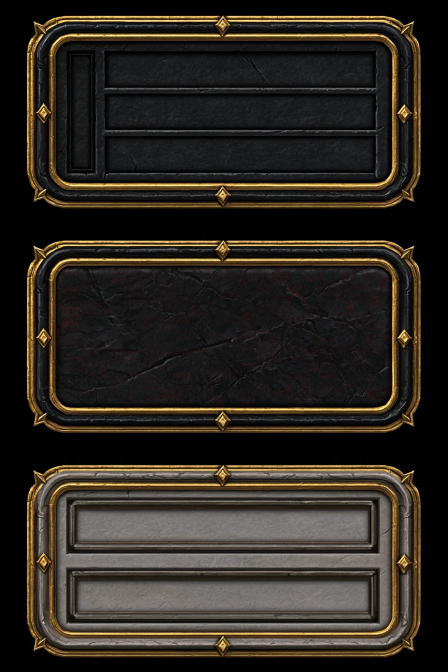
#> input picture branding/art/statusbar-mj.webp, 896 x 1344 px (shown at 1/2 size)
$ python make_compactbar.py
#> lines starting #> are read from the running program, lines starting #| are printed output that depends on the picture
"""Frames for the compact health bars (src/ClassicUO.Client/IEX/IexHealthBar.cs), from the
same Midjourney art as the old-style bars (statusbar-mj.webp), at the old bars' scale.

Each frame is 125x61: the stone band with its gold trim, corner studs and the four centre
studs, around a plain dark stone middle. The client stretches it to any size: corners and
studs keep their shape, the stretches between them grow (IexHealthBar.FrameArt).
  middle (inside the inner gold line): x 9..115, y 7..52

  compactbar          your bar, black stone
  compactbar-war      your bar in war mode, red stone
  compactbar-other    others, grey stone (plus a copy per notoriety, stone coloured)

    python make_compactbar.py
"""
import gzip
import os
from collections import deque

from PIL import Image

HERE = os.path.dirname(os.path.abspath(__file__))
SRC = Image.open(os.path.join(HERE, 'statusbar-mj.webp')).convert('RGB')
#> SRC is the input picture: PIL image 896x1344 RGB; mean R, G, B 45.1, 39.6, 32.2
SIZE = (125, 61)
INNER = (9, 7, 116, 53)  # the middle, x0, y0, x1, y1 (exclusive)


def bar(y):
#> called with y = 481
    return SRC.crop((54, y, 841, y + 385)).resize(SIZE, Image.LANCZOS)
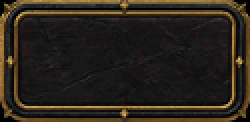
#> returned value: PIL image 125x61 RGB (shown 2 times larger); mean R, G, B 42.4, 35.6, 27.1


def lum(c):
    return 0.299 * c[0] + 0.587 * c[1] + 0.114 * c[2]


def is_gold(c):
    return max(c[:3]) - min(c[:3]) > 38 and c[0] > c[1] > c[2]


def key_outside(img, threshold=16):
    """Near-black reaching the edge (the rounded corners' background) becomes transparent."""
#> called with threshold = 16
    img = img.convert('RGBA')
    p = img.load()
    w, h = img.size
#> w = 125; h = 61
    seen = set()
    q = deque((x, y) for x in range(w) for y in (0, h - 1))
    q.extend((x, y) for y in range(h) for x in (0, w - 1))
    while q:
        x, y = q.popleft()
        if (x, y) in seen or not (0 <= x < w and 0 <= y < h):
            continue
        seen.add((x, y))
        c = p[x, y]
        if lum(c) > threshold:
            continue
        p[x, y] = (0, 0, 0, 0)
        q.extend(((x + 1, y), (x - 1, y), (x, y + 1), (x, y - 1)))
#> this loop made 776 passes
#> (x, y, c) on passes 18 to 20: (8, 60, (21, 17, 9, 255)), (9, 0, (135, 113, 73, 255)), (9, 60, (49, 37, 17, 255))
#> after the loop, seen = 455 items
    return img


def in_middle(x, y):
    return INNER[0] <= x < INNER[2] and INNER[1] <= y < INNER[3]


def recolor(img, color, gain=1.15):
    """The band's stone takes a colour (by its brightness); gold trim and the middle stay."""
    out = img.copy()
    p = out.load()
    for y in range(out.height):
        for x in range(out.width):
            c = p[x, y]
            if c[3] == 0 or is_gold(c) or in_middle(x, y):
                continue
            v = lum(c) / 255
            p[x, y] = tuple(min(255, int(k * v * gain)) for k in color) + (255,)
    return out


def quant15(img):
    p = img.load()
    for y in range(img.height):
        for x in range(img.width):
            r, g, b, a = p[x, y]
            p[x, y] = (r & 0xF8, g & 0xF8, b & 0xF8, a)
    return img


NOTORIETY = {  # as make_status.py
    'innocent': (90, 140, 255),
    'ally': (90, 220, 110),
    'enemy': (255, 150, 60),
    'murderer': (255, 70, 60),
    'invulnerable': (255, 225, 70),
}


def save_raw(img, name):
    with gzip.open(os.path.join(HERE, name + '.rgba.gz'), 'wb') as f:
        f.write(img.tobytes())


if __name__ == '__main__':
    dark = key_outside(bar(481))   # black stone, plain middle
    grey = key_outside(bar(930))   # grey stone (its middle has slots)
#> call 2 of bar, with y = 930
#> in bar (call 2), `return SRC.crop((54, y, 841, y + 385)).resize(SIZE, Image.LANCZOS)`:
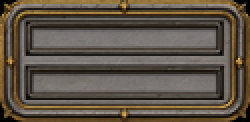
#> returned value: PIL image 125x61 RGB (shown 2 times larger); mean R, G, B 93.6, 83.6, 71.2
#> the loop in key_outside (call 2), `while q:` made 776 passes
#> (x, y, c) on passes 1 to 3: (0, 0, (0, 0, 0, 255)), (0, 60, (1, 1, 1, 255)), (1, 0, (0, 0, 0, 255))

    # the grey frame gets the black frame's plain middle
    gp, dp = grey.load(), dark.load()
    for y in range(SIZE[1]):
        for x in range(SIZE[0]):
            if in_middle(x, y):
                gp[x, y] = dp[x, y]

    out = {
        'compactbar': dark,
        'compactbar-war': recolor(dark, (255, 72, 70), gain=1.3),
        'compactbar-other': grey,
    }
    for n, c in NOTORIETY.items():
        out['compactbar-' + n] = recolor(grey, c)
#> this loop made 5 passes
#> pass 1, in recolor (call 2), `out = img.copy()`:
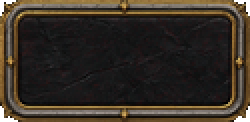
#> out: PIL image 125x61 RGBA (shown 2 times larger); mean R, G, B, A 51.4, 43.6, 34.3, 251.6; transparent parts drawn white
#> after the loop, out = 8 items

    for n, im in out.items():
        save_raw(quant15(im), n)
        im.resize((im.width * 4, im.height * 4), Image.NEAREST).save(os.path.join(HERE, n + '-raw.png'))
#> this loop made 8 passes
#> n on passes 1 to 8: 'compactbar', 'compactbar-war', 'compactbar-other', 'compactbar-innocent', 'compactbar-ally', 'compactbar-enemy', 'compactbar-murderer', 'compactbar-invulnerable'
#> pass 1, `im.resize((im.width * 4, im.height * 4), Image.NEAREST).save(os.path.j..`:
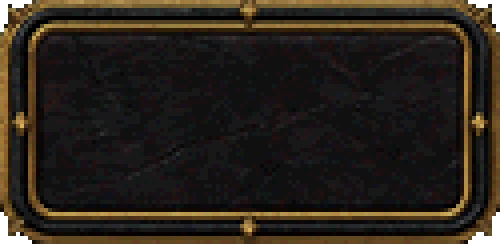
#> saved as compactbar-raw.png: PIL image 500x244 RGBA; mean R, G, B, A 39, 32.1, 23.6, 251.6; transparent parts drawn white
#> pass 2, `im.resize((im.width * 4, im.height * 4), Image.NEAREST).save(os.path.j..`:
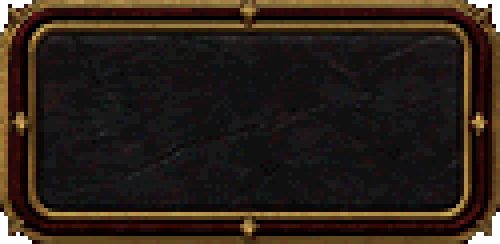
#> saved as compactbar-war-raw.png: PIL image 500x244 RGBA; mean R, G, B, A 39.9, 29.5, 21.2, 251.6; transparent parts drawn white
    print('ok')

$ run again, with branding/art/paperdoll-dark-mj.webp copied over branding/art/statusbar-mj.webp
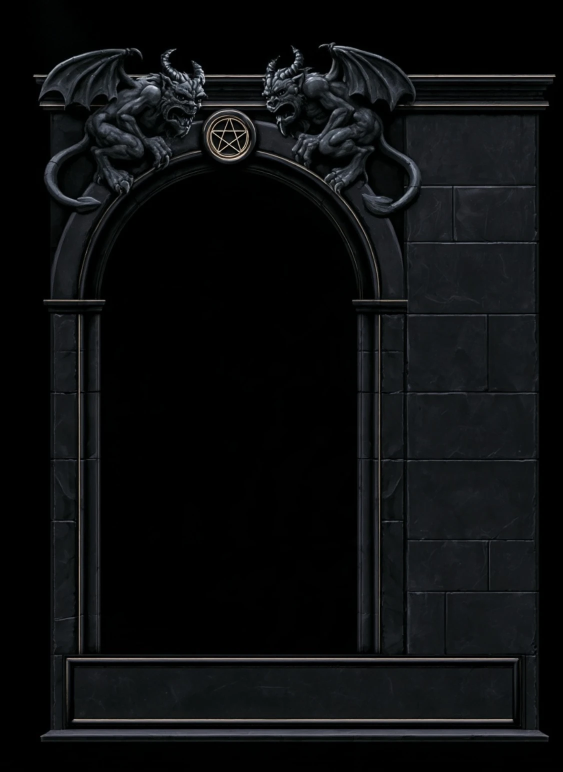
#> input picture branding/art/paperdoll-dark-mj.webp, 1125 x 1543 px (shown at 1/2 size)
#> SRC is the input picture: PIL image 1125x1543 RGB; mean R, G, B 12.8, 14.2, 15.3
#> the loop in key_outside, `while q:` made 23844 passes
#> c on passes 1 to 3: (0, 0, 0, 255), (0, 0, 0, 255), (0, 0, 0, 255)
#> after the loop in key_outside, `while q:`: seen = 6448 items
#> in bar (call 2), `return SRC.crop((54, y, 841, y + 385)).resize(SIZE, Image.LANCZOS)`:
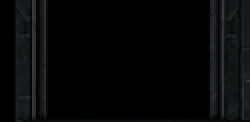
#> returned value: PIL image 125x61 RGB (shown 2 times larger); mean R, G, B 6.8, 7.6, 8.1
#> the loop in key_outside (call 2), `while q:` made 23952 passes
#> after the loop `for n, c in NOTORIETY.items():`: out = 8 items
#> the loop `for n, im in out.items():` made 8 passes
#> n on passes 1 to 8: 'compactbar', 'compactbar-war', 'compactbar-other', 'compactbar-innocent', 'compactbar-ally', 'compactbar-enemy', 'compactbar-murderer', 'compactbar-invulnerable'
#> pass 2, `im.resize((im.width * 4, im.height * 4), Image.NEAREST).save(os.path.j..`:
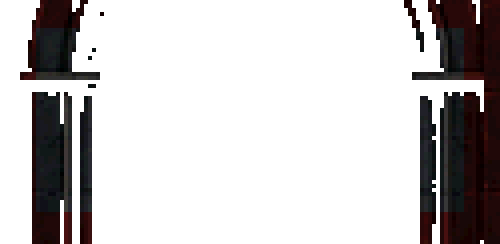
#> saved as compactbar-war-raw.png: PIL image 500x244 RGBA; mean R, G, B, A 6.8, 4, 4.2, 58.8; transparent parts drawn white
